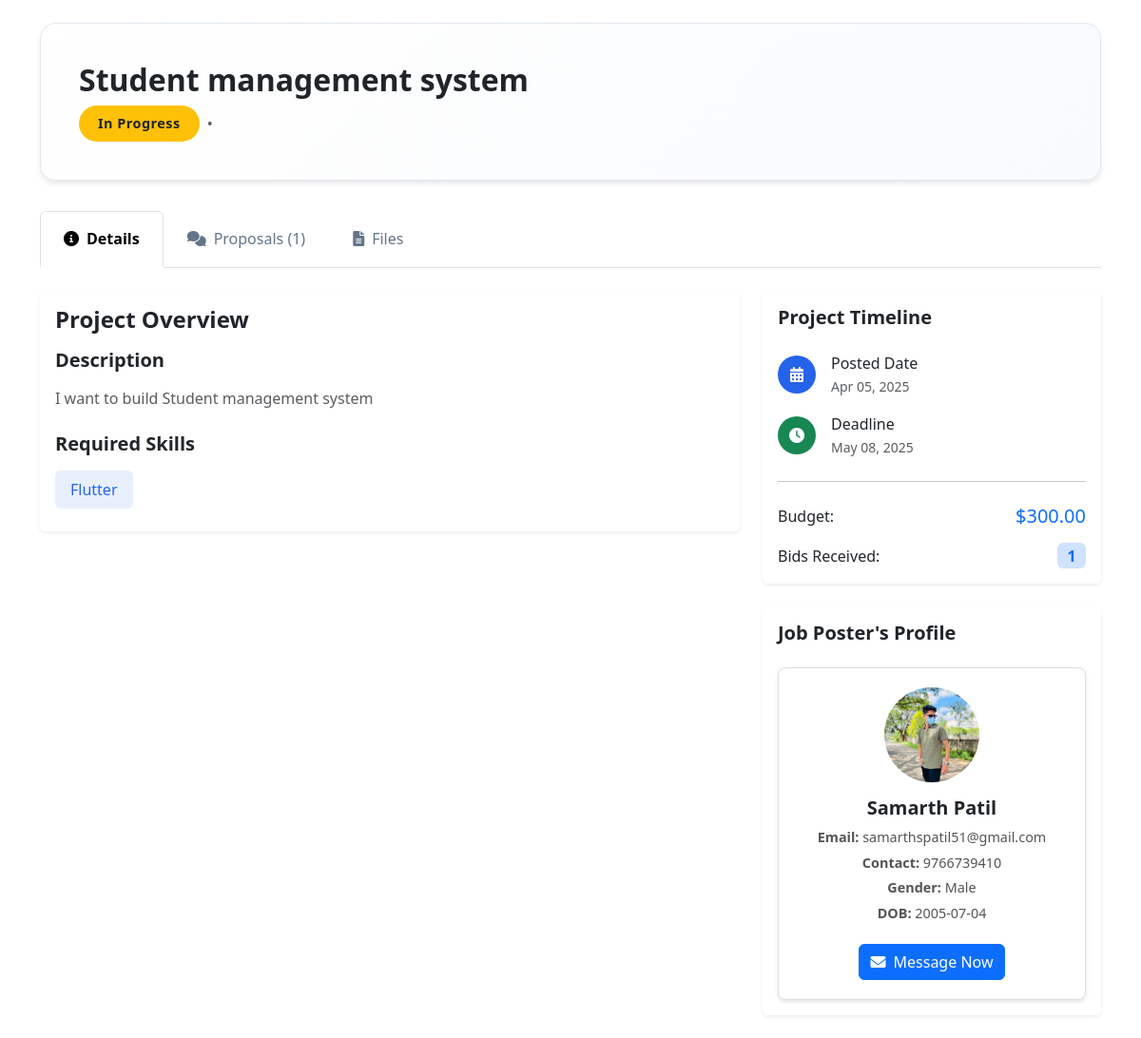
The page /PHPUIFiles/job_details_freelancer.php?id=6 on the database its author committed.
### tables this page shows
CREATE TABLE "jobs" (
	"id"	INTEGER,
	"username"	TEXT NOT NULL,
	"job_title"	TEXT NOT NULL,
	"job_category"	NUMERIC NOT NULL,
	"job_description"	NUMERIC NOT NULL,
	"primary_skill"	TEXT NOT NULL,
	"additional_skills"	NUMERIC,
	"experience_level"	TEXT NOT NULL,
	"budget"	REAL NOT NULL,
	"deadline"	DATE NOT NULL,
	"attachments"	TEXT,
	"additional_questions"	TEXT,
	"status"	TEXT DEFAULT 'Open',
	"NoOfbidsReceived"	INTEGER DEFAULT 0,
	"posted_date"	DATETIME DEFAULT CURRENT_TIMESTAMP, user_id INTEGER,
	PRIMARY KEY("id" AUTOINCREMENT)
);

CREATE TABLE "users" (
	"users_id"	INTEGER,
	"users_name"	VARCHAR(255),
	"username"	VARCHAR(255),
	"users_password"	VARCHAR(255) UNIQUE,
	"users_email"	VARCHAR(255),
	"users_contact"	INTEGER,
	"users_gender"	VARCHAR(255),
	"users_dob"	DATE,
	"users_profile_img"	VARCHAR(255),
	PRIMARY KEY("users_id" AUTOINCREMENT)
);

### PHPUIFiles/job_details_freelancer.php (the view, shortened to what this page needs)
<?php
$db = new SQLite3('C:\xampp\htdocs\FreelanceMarketplace\Connection\Freelance_db.db');
$order_id = $_GET['id'] ?? 0;
$orderQuery = $db->prepare("SELECT job_id, status as order_status FROM orders WHERE id = :order_id");
$orderQuery->bindValue(':order_id', $order_id, SQLITE3_INTEGER);
$orderResult = $orderQuery->execute();
$order = $orderResult->fetchArray(SQLITE3_ASSOC);
if (!$order) {
    $error = "Order not found.";
} else {
    $job_id = $order['job_id'];
    $jobQuery = $db->prepare("SELECT * FROM jobs WHERE id = :id");
    $jobQuery->bindValue(':id', $job_id, SQLITE3_INTEGER);
    $jobResult = $jobQuery->execute();
    $job = $jobResult->fetchArray(SQLITE3_ASSOC);
    if (!$job) {
        $error = "Job not found.";
    } else {
        $posterQuery = $db->prepare("SELECT * FROM users WHERE username = :username");
        $posterQuery->bindValue(':username', $job['username'], SQLITE3_TEXT);
        $posterResult = $posterQuery->execute();
        $poster = $posterResult->fetchArray(SQLITE3_ASSOC);
        $proposalsQuery = $db->prepare("SELECT COUNT(*) as count FROM proposals WHERE job_id = :job_id");
        $proposalsQuery->bindValue(':job_id', $job_id, SQLITE3_INTEGER);
        $countResult = $proposalsQuery->execute()->fetchArray(SQLITE3_ASSOC);
        $proposalsCount = $countResult['count'] ?? 0;
    }
}
?>
<!DOCTYPE html>
<html lang="en">
<head>
  <link rel="stylesheet" href="https://cdnjs.cloudflare.com/ajax/libs/font-awesome/6.0.0-beta3/css/all.min.css">
  <link rel="stylesheet" href="../CSS files/job-details.css">
  <link rel="stylesheet" href="https://cdn.jsdelivr.net/npm/bootstrap@5.3.0/dist/css/bootstrap.min.css">
</head>
<body>
  <div class="container-lg py-4">
    <div class="job-header d-flex flex-column flex-md-row justify-content-between align-items-start align-items-md-center">
      <div class="mb-3 mb-md-0">
        <h1 class="h2 fw-bold mb-2"><?= htmlspecialchars($job['job_title']) ?></h1>
        <div class="d-flex align-items-center gap-2">
          <span class="status-badge bg-<?= $job['status'] === 'Open' ? 'success' : ($job['status'] === 'In Progress' ? 'warning' : ($job['status'] === 'Review' ? 'info' : 'secondary')) ?>">
            <?= htmlspecialchars($job['status']) ?>
          </span>
          <span class="text-muted">•</span>
        </div>
      </div>
    </div>
    <ul class="nav nav-tabs" id="jobTabs" role="tablist">
      <li class="nav-item" role="presentation">
        <button class="nav-link active" id="details-tab" data-bs-toggle="tab" data-bs-target="#details" type="button" role="tab" aria-controls="details" aria-selected="true">
          <i class="fas fa-info-circle me-2"></i>Details
        </button>
      </li>
      <?php if ($job['status'] === 'Open' || $job['status'] === 'In Progress'): ?>
        <li class="nav-item" role="presentation">
          <button class="nav-link" id="proposals-tab" data-bs-toggle="tab" data-bs-target="#proposals" type="button" role="tab" aria-controls="proposals" aria-selected="false">
            <i class="fas fa-comments me-2"></i>Proposals (<?= $proposalsCount ?>)
          </button>
        </li>
      <?php endif; ?>
      <li class="nav-item" role="presentation">
        <button class="nav-link" id="files-tab" data-bs-toggle="tab" data-bs-target="#files" type="button" role="tab" aria-controls="files" aria-selected="false">
          <i class="fas fa-file-alt me-2"></i>Files
        </button>
      </li>
    </ul>
    <div class="tab-content mt-4">
      <div class="tab-pane fade show active" id="details" role="tabpanel" aria-labelledby="details-tab">
        <div class="row g-4">
          <div class="col-lg-8">
            <div class="card border-0 shadow-sm">
              <div class="card-body">
                <h4 class="card-title mb-3 fw-semibold">Project Overview</h4>
                <div class="mb-4">
                  <h5 class="fw-semibold mb-3">Description</h5>
                  <p class="text-muted line-height-lg"><?= nl2br(htmlspecialchars($job['job_description'])) ?></p>
                </div>
                <h5 class="fw-semibold mb-3">Required Skills</h5>
                <div class="d-flex flex-wrap gap-2">
                  <?php foreach (explode(',', $job['primary_skill']) as $skill): ?>
                    <span class="skill-badge"><?= trim($skill) ?></span>
                  <?php endforeach; ?>
                </div>
              </div>
            </div>
          </div>
          <div class="col-lg-4">
            <div class="card border-0 shadow-sm">
              <div class="card-body">
                <h5 class="fw-semibold mb-4">Project Timeline</h5>
                <div class="d-flex flex-column gap-3">
                  <div class="d-flex align-items-center gap-3">
                    <div class="timeline-badge">
                      <i class="fas fa-calendar-alt"></i>
                    </div>
                    <div>
                      <p class="mb-0 fw-medium">Posted Date</p>
                      <small class="text-muted"><?= date('M d, Y', strtotime($job['posted_date'])) ?></small>
                    </div>
                  </div>
                  <div class="d-flex align-items-center gap-3">
                    <div class="timeline-badge bg-success">
                      <i class="fas fa-clock"></i>
                    </div>
                    <div>
                      <p class="mb-0 fw-medium">Deadline</p>
                      <small class="text-muted"><?= date('M d, Y', strtotime($job['deadline'])) ?></small>
                    </div>
                  </div>
                </div>
                <hr class="my-4">
                <div class="d-flex justify-content-between align-items-center mb-3">
                  <span class="fw-medium">Budget:</span>
                  <span class="h5 text-primary mb-0">$<?= number_format($job['budget'], 2) ?></span>
                </div>
                <div class="d-flex justify-content-between align-items-center">
                  <span class="fw-medium">Bids Received:</span>
                  <span class="badge bg-primary-subtle text-primary fs-6"> <?php echo $proposalsCount ?> </span>
                </div>
              </div>
            </div>
            <div class="card border-0 shadow-sm mt-4">
              <div class="card-body">
                <h5 class="fw-semibold mb-4">Job Poster's Profile</h5>
                <div class="profile-card text-center">
                  <?php if (!empty($poster['users_profile_img'])): ?>
                    <img src="<?= htmlspecialchars($poster['users_profile_img']) ?>" alt="Job Poster">
                  <?php else: ?>
                    <div class="profile-avatar bg-primary bg-opacity-10 d-flex align-items-center justify-content-center">
                      <i class="fas fa-user text-primary fs-4"></i>
                    </div>
                  <?php endif; ?>
                  <h5> <?= htmlspecialchars($poster['users_name'] ?? 'N/A') ?></h5>
                  <p><strong>Email: </strong><?= htmlspecialchars($poster['users_email'] ?? 'N/A') ?></p>
                  <p><strong>Contact: </strong><?= htmlspecialchars($poster['users_contact'] ?? 'N/A') ?></p>
                  <p><strong>Gender: </strong><?= htmlspecialchars($poster['users_gender'] ?? 'No description provided.') ?></p>
                  <p><strong>DOB: </strong><?= htmlspecialchars($poster['users_dob'] ?? 'No description provided.') ?></p>
                  <a href="freelancer_messages.php?user_id=<?= $poster['users_id'] ?>" class="btn btn-primary mt-3">
                    <i class="fas fa-envelope me-2"></i>Message Now
                  </a>
                </div>
              </div>
            </div>
          </div>
        </div>
      </div>
    </div>
  </div>
</body>
</html>

### CSS files/job-details.css (style rules this page uses)
:root { --primary-color: #2563eb; --secondary-color: #4f46e5; --success-color: #22c55e; --danger-color: #ef4444; }
body { background-color: #f8fafc; font-family: 'Segoe UI', system-ui, sans-serif; }
.job-header { background: linear-gradient(135deg, #ffffff 0%, #f8fafc 100%); padding: 2.5rem; border-radius: 16px; margin-bottom: 2rem; box-shadow: 0 4px 6px -1px rgba(0, 0, 0, 0.1); border: 1px solid #e2e8f0; }
.status-badge { font-size: 0.9rem; padding: 0.5rem 1.25rem; border-radius: 9999px; font-weight: 600; letter-spacing: 0.5px; }
.nav-tabs { border-bottom: 2px solid #e2e8f0; }
.nav-tabs .nav-link { color: #64748b; border: none; padding: 1rem 1.5rem; transition: all 0.2s ease; }
.nav-tabs .nav-link.active { color: var(--primary-color); font-weight: 600; background: transparent; border-bottom: 3px solid var(--primary-color); }
.skill-badge { background: rgba(37, 99, 235, 0.1); color: var(--primary-color); padding: 0.5rem 1rem; border-radius: 6px; font-weight: 500; }
.timeline-badge { width: 40px; height: 40px; border-radius: 50%; background: var(--primary-color); color: white; display: flex; align-items: center; justify-content: center; }
.skill-badge { background: rgba(37, 99, 235, 0.1); color: var(--primary-color); padding: 0.5rem 1rem; border-radius: 6px; font-weight: 500; margin-right: 0.5rem; margin-bottom: 0.5rem; display: inline-block; }

### PHPUIFiles/job_details_freelancer.php (style rules this page uses)
.profile-card { border: 1px solid #e0e0e0; border-radius: 8px; padding: 20px; background-color: #fff; box-shadow: 0 2px 4px rgba(0, 0, 0, 0.1); }
.profile-card img { width: 100px; height: 100px; border-radius: 50%; object-fit: cover; }
.profile-card h5 { margin-top: 15px; font-size: 1.25rem; font-weight: 600; }
.profile-card p { margin-bottom: 5px; font-size: 0.9rem; color: #555; }

### rows shown on the page
jobs: job_title "Student management system", status "In Progress", job_description "I want to build Student management system", primary_skill "Flutter", posted_date "Apr 05, 2025", deadline "May 08, 2025", budget "300.00"
users: users_profile_img (picture), users_name "Samarth Patil", users_email "samarthspatil51@gmail.com", users_contact "9766739410", users_gender "Male", users_dob "2005-07-04"

### other values the page prints
$proposalsCount "1"
